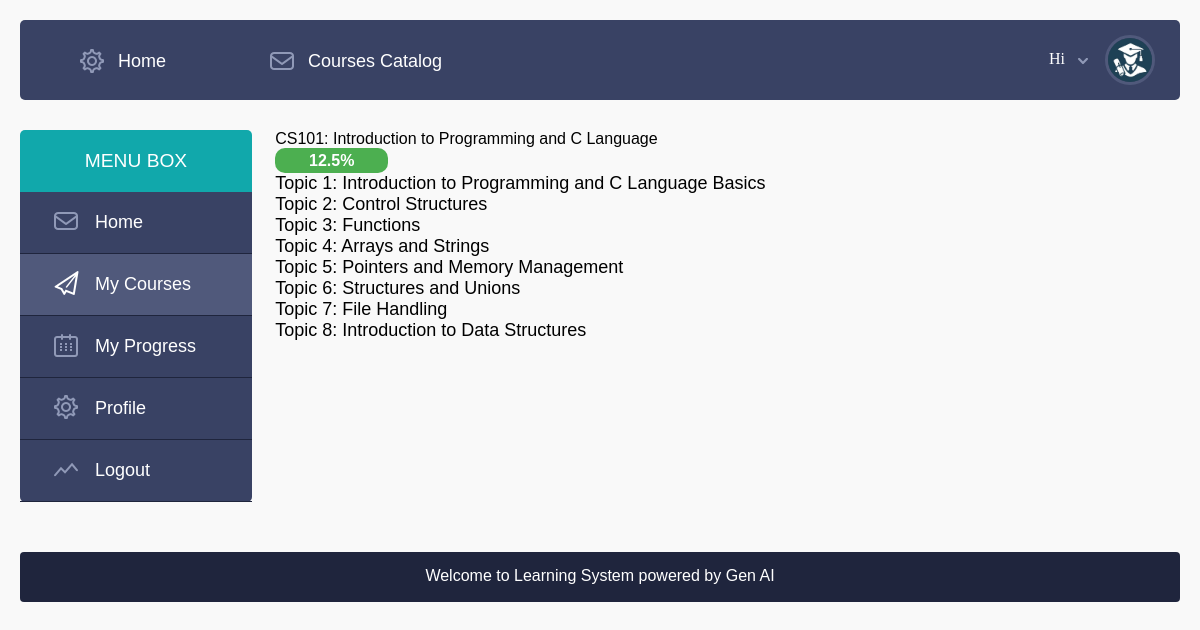
/student_progress/ (signed in), run on the app's committed database.
### C_learn/models.py (models this page shows, shortened)
class Course(models.Model):
    name = models.CharField(max_length=255)
    description = models.TextField()

class Topic(models.Model):
    course = models.ForeignKey(Course, related_name='topics', on_delete=models.CASCADE)
    name = models.CharField(max_length=255)
    description = models.TextField()

### C_learn/views.py (the view, shortened to what this page needs)
# urls.py: path('student_progress/', views.student_progress, name='student_progress'),
@login_required
def student_progress(request):
    user = request.user
    courses = Course.objects.all()
    progress = []
    for course in courses:
        topics_data = []
        topics = Topic.objects.filter(course=course)
        total_topics = topics.count()
        completed_topics = 0
        for topic in topics:
            progress_record, created = StudentProgress.objects.get_or_create(student=user, topic=topic)
            is_completed = progress_record.completed
            if is_completed:
                completed_topics += 1
            topics_data.append({
                'name': topic.name,
                'description': topic.description,
                'is_completed': is_completed
            })
        course_completion = (completed_topics / total_topics) * 100 if total_topics > 0 else 0
        progress.append({
            'course_name': course.name,
            'completion_percentage': course_completion,
            'topics': topics_data
        })
    completion_percentage = sum([course['completion_percentage'] for course in progress]) / len(progress) if progress else 0
    context = {
        'progress': progress,
        'completion_percentage': completion_percentage
    }
    return render(request, 'student/student_progress.html', context)

### C_learn/templates/student/student_progress.html (shortened to what this page needs)
{%extends 'base.html'%}
{%load static%}
{% block content%}
{%include 'navbar.html'%}
	<div class="main">
	    <div class="">
        {%include 'student/student_sidebar.html'%}
<div class="course_middle">
    {% if progress %}
        {% for course in progress %}
            <div class="course-progress">
                <h2>{{ course.course_name }}</h2>
                <div class="progres">
                    <div class="progress-bar" role="progressbar" style="width: {{ course.completion_percentage }}%;"
                         aria-valuenow="{{ course.completion_percentage }}" aria-valuemin="0" aria-valuemax="100">
                        {{ course.completion_percentage }}%
                    </div>
                </div>
                <ul>
                    {% for topic in course.topics %}
                        <li>{{ topic.name }}</li>
                    {% endfor %}
                </ul>
            </div>
        {% endfor %}
    {% else %}
        <p>No progress to display yet.</p>
    {% endif %}
</div>
 	 </div>
    </div>
	{% include 'footer.html'%}
{%endblock%}

### static/style.css (style rules this page uses)
html,body,div,span,applet,object,iframe,h1,h2,h3,h4,h5,h6,p,blockquote,pre,a,abbr,acronym,address,big,cite,code,del,dfn,em,img,ins,kbd,q,s,samp,small,strike,strong,sub,sup,tt,var,b,u,i,dl,dt,dd,ol,nav ul,nav li,fieldset,form,label,legend,table,caption,tbody,tfoot,thead,tr,th,td,article,aside,canvas,details,embed,figure,figcaption,footer,header,hgroup,menu,nav,output,ruby,section,summary,time,mark,audio,video { margin:0;padding:0;border:0;font-size:100%;font:inherit;vertical-align:baseline; }
ol,ul { list-style:none;margin:0;padding:0; }
body { font-family: 'ambleregular'; background:#fbfbfc; padding:10px; position:relative; }
.main { padding:30px 0; }
.course_middle { margin-left: 2%; float:left; width:78%; }
.progress-bar { background:#11a8ab; height:20px; border-radius:5px 0px 0px 5px; -webkit-border-radius:5px 0px 0px 5px; -moz-border-radius:5px 0px 0px 5px; -o-border-radius:5px 0px 0px 5px; }

### static/courses.css (style rules this page uses)
* { margin: 0; padding: 0; box-sizing: border-box; font-size: large; }
body { font-family: Arial, sans-serif; background-color: #f9f9f9; padding: 20px; }

### static/form.css (style rules this page uses)
* { margin: 0; padding: 0; box-sizing: border-box; }

### C_learn/templates/student/student_progress.html (style rules this page uses)
.progress-bar { background-color: #4caf50; width: 0; height: 25px; border-radius: 10px; text-align: center; color: white; line-height: 25px; font-weight: bold; }

### data on the page
Course: course_name "CS101: Introduction to Programming and C Language"
Topic: name "Topic 1: Introduction to Programming and C Language Basics"
Topic: name "Topic 2: Control Structures"
Topic: name "Topic 3: Functions"
Topic: name "Topic 4: Arrays and Strings"
Topic: name "Topic 5: Pointers and Memory Management"
Topic: name "Topic 6: Structures and Unions"
Topic: name "Topic 7: File Handling"
Topic: name "Topic 8: Introduction to Data Structures"

### other printed values
{{ course.completion_percentage }} "12.5"
